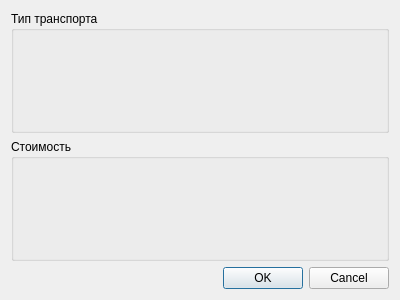
<?xml version="1.0" encoding="UTF-8"?>
<ui version="4.0">
 <class>RouteDialog</class>
 <widget class="QDialog" name="RouteDialog">
  <property name="geometry">
   <rect>
    <x>0</x>
    <y>0</y>
    <width>400</width>
    <height>300</height>
   </rect>
  </property>
  <property name="windowTitle">
   <string>Dialog</string>
  </property>
  <layout class="QVBoxLayout" name="verticalLayout">
   <item>
    <widget class="QGroupBox" name="groupBox">
     <property name="title">
      <string>Тип транспорта</string>
     </property>
    </widget>
   </item>
   <item>
    <widget class="QGroupBox" name="groupBox_2">
     <property name="title">
      <string>Стоимость</string>
     </property>
    </widget>
   </item>
   <item>
    <widget class="QDialogButtonBox" name="buttonBox">
     <property name="orientation">
      <enum>Qt::Horizontal</enum>
     </property>
     <property name="standardButtons">
      <set>QDialogButtonBox::Cancel|QDialogButtonBox::Ok</set>
     </property>
    </widget>
   </item>
  </layout>
 </widget>
 <resources/>
 <connections>
  <connection>
   <sender>buttonBox</sender>
   <signal>accepted()</signal>
   <receiver>RouteDialog</receiver>
   <slot>accept()</slot>
   <hints>
    <hint type="sourcelabel">
     <x>248</x>
     <y>254</y>
    </hint>
    <hint type="destinationlabel">
     <x>157</x>
     <y>274</y>
    </hint>
   </hints>
  </connection>
  <connection>
   <sender>buttonBox</sender>
   <signal>rejected()</signal>
   <receiver>RouteDialog</receiver>
   <slot>reject()</slot>
   <hints>
    <hint type="sourcelabel">
     <x>316</x>
     <y>260</y>
    </hint>
    <hint type="destinationlabel">
     <x>286</x>
     <y>274</y>
    </hint>
   </hints>
  </connection>
 </connections>
</ui>
